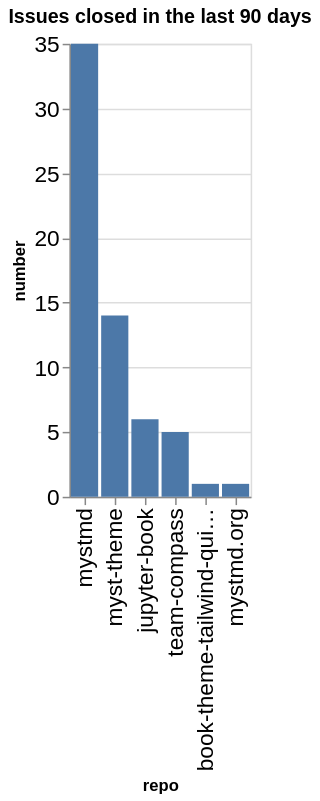

Write notebook code for a chart like this one.
### Code cell
closed_counts = closed.groupby(['org', 'repo']).count()['number'].reset_index()
closed_counts['org/repo'] = closed_counts.apply(lambda a: a['org'] + '/' + a['repo'], axis=1)
sorted_vals = closed_counts.sort_values(['number'], ascending=False)['repo'].values
alt.Chart(data=closed_counts, title=f"Issues closed in the last {n_days} days").mark_bar().encode(
    x=alt.X('repo', sort=alt.Sort(sorted_vals.tolist())),
    y='number',
)

### Figure 1 — Vega-Lite specification as saved in the notebook (floating-point values rounded to 4 significant figures)
{"config": {"axisLeft": {"labelFontSize": 15}, "axisBottom": {"labelFontSize": 15}}, "data": {"name": "data-2f64bc20f653a1eab871e1255726de7a"}, "mark": {"type": "bar"}, "encoding": {"x": {"field": "repo", "sort": ["mystmd", "myst-theme", "jupyter-book", "team-compass", "book-theme-tailwind-quickstart", "mystmd.org"], "type": "nominal"}, "y": {"field": "number", "type": "quantitative"}}, "title": "Issues closed in the last 90 days", "$schema": "https://vega.github.io/schema/vega-lite/v5.20.1.json", "datasets": {"data-2f64bc20f653a1eab871e1255726de7a": [{"org": "jupyter-book", "repo": "book-theme-tailwind-quickstart", "number": 1, "org/repo": "jupyter-book/book-theme-tailwind-quickstart"}, {"org": "jupyter-book", "repo": "jupyter-book", "number": 6, "org/repo": "jupyter-book/jupyter-book"}, {"org": "jupyter-book", "repo": "myst-theme", "number": 14, "org/repo": "jupyter-book/myst-theme"}, {"org": "jupyter-book", "repo": "mystmd", "number": 35, "org/repo": "jupyter-book/mystmd"}, {"org": "jupyter-book", "repo": "mystmd.org", "number": 1, "org/repo": "jupyter-book/mystmd.org"}, {"org": "jupyter-book", "repo": "team-compass", "number": 5, "org/repo": "jupyter-book/team-compass"}]}}
